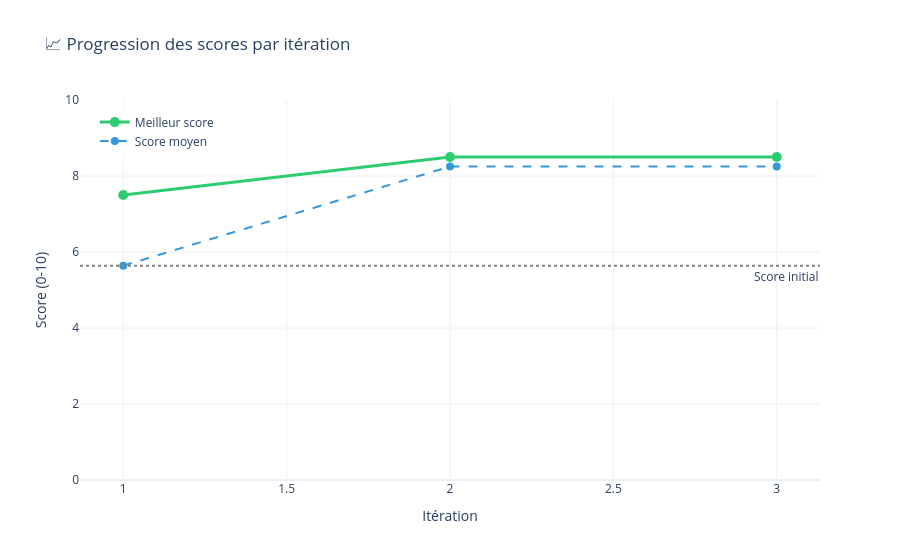

The cell this chart's notebook holds for it:
### Markdown cell above
## 2. Visualisation de la progression

### Code cell
iterations  = [it.iteration  for it in run.iterations]
best_scores = [it.best_score for it in run.iterations]
avg_scores  = [it.avg_score  for it in run.iterations]

fig = go.Figure()

fig.add_trace(go.Scatter(
    x=iterations, y=best_scores,
    mode='lines+markers',
    name='Meilleur score',
    line=dict(color='#2ecc71', width=3),
    marker=dict(size=10),
))
fig.add_trace(go.Scatter(
    x=iterations, y=avg_scores,
    mode='lines+markers',
    name='Score moyen',
    line=dict(color='#3498db', width=2, dash='dash'),
    marker=dict(size=8),
))
fig.add_hline(
    y=run.iterations[0].avg_score,
    line_dash='dot', line_color='grey',
    annotation_text='Score initial',
    annotation_position='bottom right',
)

fig.update_layout(
    title='📈 Progression des scores par itération',
    xaxis_title='Itération',
    yaxis_title='Score (0-10)',
    yaxis=dict(range=[0, 10]),
    template='plotly_white',
    legend=dict(x=0.02, y=0.98),
)
fig.show()

### Figure 1 — Plotly figure (JSON) as saved in the notebook; plotly's stock layout.template omitted (floating-point values rounded to 4 significant figures)
{"data": [{"line": {"color": "#2ecc71", "width": 3}, "marker": {"size": 10}, "mode": "lines+markers", "name": "Meilleur score", "type": "scatter", "x": [1, 2, 3], "y": [7.5, 8.5, 8.5]}, {"line": {"color": "#3498db", "dash": "dash", "width": 2}, "marker": {"size": 8}, "mode": "lines+markers", "name": "Score moyen", "type": "scatter", "x": [1, 2, 3], "y": [5.64, 8.25, 8.25]}], "layout": {"annotations": [{"showarrow": false, "text": "Score initial", "x": 1, "xanchor": "right", "xref": "x domain", "y": 5.64, "yanchor": "top", "yref": "y"}], "legend": {"x": 0.02, "y": 0.98}, "shapes": [{"line": {"color": "grey", "dash": "dot"}, "type": "line", "x0": 0, "x1": 1, "xref": "x domain", "y0": 5.64, "y1": 5.64, "yref": "y"}], "title": {"text": "📈 Progression des scores par itération"}, "xaxis": {"title": {"text": "Itération"}}, "yaxis": {"range": [0, 10], "title": {"text": "Score (0-10)"}}}}
